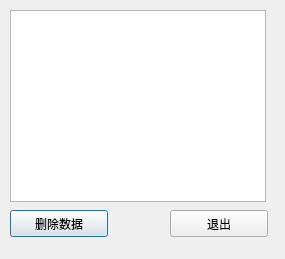
<?xml version="1.0" encoding="UTF-8"?>
<ui version="4.0">
 <class>guanli</class>
 <widget class="QDialog" name="guanli">
  <property name="geometry">
   <rect>
    <x>0</x>
    <y>0</y>
    <width>285</width>
    <height>259</height>
   </rect>
  </property>
  <property name="windowTitle">
   <string>用户管理</string>
  </property>
  <widget class="QTableView" name="tableView">
   <property name="geometry">
    <rect>
     <x>10</x>
     <y>10</y>
     <width>256</width>
     <height>192</height>
    </rect>
   </property>
  </widget>
  <widget class="QPushButton" name="pushButton">
   <property name="geometry">
    <rect>
     <x>10</x>
     <y>210</y>
     <width>98</width>
     <height>27</height>
    </rect>
   </property>
   <property name="text">
    <string>删除数据</string>
   </property>
  </widget>
  <widget class="QPushButton" name="pushButton_2">
   <property name="geometry">
    <rect>
     <x>170</x>
     <y>210</y>
     <width>98</width>
     <height>27</height>
    </rect>
   </property>
   <property name="text">
    <string>退出</string>
   </property>
  </widget>
 </widget>
 <resources/>
 <connections/>
</ui>
